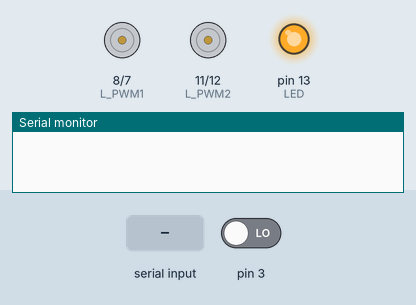
Simulated run of this sketch. Board: Arduino Mega 2560, built with avr-gcc and run on an emulated ATmega2560. Parts: motor-driver pin pairs drawn as motors (green arrow = first pin HIGH = forward, orange = second pin HIGH = backward, longer = more drive, scaled by the enable pin), output pins drawn as LEDs (lit = HIGH), the last lines printed to the serial monitor. The test bench sets the inputs (shaded band); at power-on: pin 3 LOW.

Above: at 1.2 s.
1.3 s: "90,45\n" received over the second serial link
At 1.7 s:
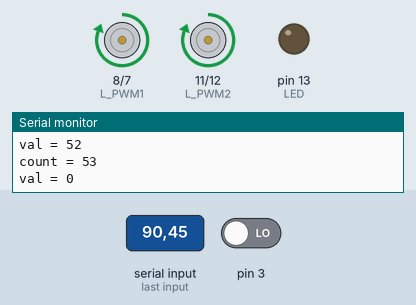
Timing chart, 0 to 4.3 s (numbered marks = the images above; inputs shaded):
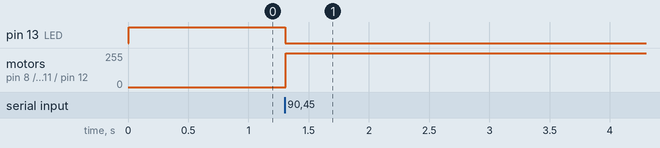

Measured:
- after the input at 1.3 s, pin 13 (LED): HIGH → LOW at once; motor on pin 8 (L_PWM1) / pin 7 (R_PWM1), motor on pin 11 (L_PWM2) / pin 12 (R_PWM2): stopped → forward 255/255 at once

The sketch:

dist_car.ino
```cpp
const uint8_t EN1    = 6;       //Правые колёса
const uint8_t L_PWM1 = 8;
const uint8_t R_PWM1 = 7;
const uint8_t EN2    = 10;      //Левые колёса
const uint8_t L_PWM2 = 11;
const uint8_t R_PWM2 = 12;
const float rad = 0.06;          //Радиус колёс, м
int val;
int LED = 13;
int times = 0;
int times_prev = 0;
int del;
float num_rev;               //Кол-во оборотов колеса
float d = 0;
int stop_flag = 0;
int direct;
int count = 0;
int flag = 0;
int flag_ch = 0;
float distanse;
int flag_dist = 0;

void move_forvard() {
    delay(2);
    digitalWrite(L_PWM1, LOW );
    digitalWrite(R_PWM1, HIGH);
    analogWrite (EN1,    140 );
    delay(2);
    digitalWrite(L_PWM2, LOW );
    digitalWrite(R_PWM2, HIGH);
    analogWrite (EN2,    140 );
}

void move_back() {
    delay(2);
    digitalWrite(L_PWM1, HIGH);
    digitalWrite(R_PWM1, LOW );
    digitalWrite(EN1,    140 );
    delay(2);
    digitalWrite(L_PWM2, HIGH);
    digitalWrite(R_PWM2, LOW );
    digitalWrite(EN2,    140 );
}

void stop_move() {
    delay(2);
    digitalWrite(L_PWM1, HIGH);
    digitalWrite(R_PWM1, HIGH);
    analogWrite (EN1,    0 );
    delay(2);
    digitalWrite(L_PWM2, HIGH);
    digitalWrite(R_PWM2, HIGH);
    analogWrite (EN2,    0 );
}

void turn_right() {
    delay(2);
    digitalWrite(L_PWM2, LOW );    //Правые колеса вперед
    digitalWrite(R_PWM2, HIGH);
    analogWrite (EN2,    140 );
    delay(2);
    digitalWrite(L_PWM1, HIGH);    //Левые колеса назад
    digitalWrite(R_PWM1, LOW );
    analogWrite (EN1,    140 );
}

void turn_left() {
    delay(2);
    digitalWrite(L_PWM1, LOW );    //Левые колеса вперед
    digitalWrite(R_PWM1, HIGH);
    analogWrite (EN1,    140 );
    delay(2);
    digitalWrite(L_PWM2, HIGH);    //Правые колеса назад
    digitalWrite(R_PWM2, LOW );
    analogWrite (EN2,    140 );

}

float dist() {                 //Вычисление пройденного расстояния в оборотах с предыдущего вызова функции
  int Htime;                //Длительность верхнего импульса
  int Ltime;                //Длительность нижнего импульса
  float obs;                //Обороты в секунду
  float fr;                 //Частота импульсов
  float obor = 0;             //Кол-во оборотов
  Htime = pulseIn(3,HIGH);
  Ltime = pulseIn(3,LOW);
  if (Htime != 0 && Ltime != 0) {
    fr = 100000/(Htime + Ltime);
  }else {
    fr = 0;
  }
  obs = fr/24;
  times_prev = times;
  times = millis();
  del = times - times_prev;
  obor = obor + obs*del/1000;
  return obor;
}

void setup() {
  Serial3.begin(9600);
  Serial.begin(9600);
  pinMode(3,   INPUT);
  pinMode(LED, OUTPUT);
  pinMode(EN1,    OUTPUT);     // Конфигурируем вывод EN1    как выход (выход Arduino, вход драйвера)
  pinMode(L_PWM1, OUTPUT);     // Конфигурируем вывод L_PWM1 как выход (выход Arduino, вход драйвера)
  pinMode(R_PWM1, OUTPUT);     // Конфигурируем вывод R_PWM1 как выход (выход Arduino, вход драйвера)
  pinMode(EN2,    OUTPUT);     // Конфигурируем вывод EN2    как выход (выход Arduino, вход драйвера)
  pinMode(L_PWM2, OUTPUT);     // Конфигурируем вывод L_PWM2 как выход (выход Arduino, вход драйвера)
  pinMode(R_PWM2, OUTPUT);     // Конфигурируем вывод R_PWM2 как выход (выход Arduino, вход драйвера)
}

void loop()
{
  /*if (millis()%500 == 0){
  Serial3.print(direct);
  Serial3.print(" c= ");
  Serial3.println(count);}*/
    //Serial.print("direct = ");
    //Serial.print(int(direct - '0'));
    //Serial.print(", count = ");
    //Serial.println(int(count - '0'));
    switch (direct) {
      case '1':                            //Поворот налево на определённый угол (2-45, 4-90, 9-180)
        //Serial.println("Turning left");
        if (count != 0){
          flag_dist = 1;
        distanse = (count - '0')/20.3;
        flag_ch = 1;
        turn_left();
        direct = 0;
        count = 0;
        }
        break;
      case '2':                                   //Движение вперед на определённое расстояние
        //Serial.println("Moving forward");
        if (count != 0){
          flag_dist = 1;
        distanse = count - '0';
        flag_ch = 1;
        move_forvard();
        //delay(20);
        direct = 0;
        count = 0;
        }
        break;
      case '3':                                  //Поворот направо на определённый угол (2-45, 4-90, 9-180)
        //Serial.println("Turning right");
        if (count != 0){
          flag_dist = 1;
        distanse = (count - '0')/20.3;
        Serial.print("distanse = ");
        Serial.println(distanse);
        flag_ch = 1;
        turn_right();
        direct = 0;
        count = 0;
        }
        break;
      case '4':                                  //Движение назад на определённое расстояние
        //Serial.println("Moving back");
        if (count != 0){
          flag_dist = 1;
        distanse = count - '0';
        flag_ch = 1;
        move_back();
        direct = 0;
        count = 0;
        }
        break;
     /* case 83:
        //Serial.println("Stop");
        stop_move();
        //digitalWrite(LED, HIGH);
        //delay(500);
        //digitalWrite(LED, LOW);
        break;*/
}

  if (flag_ch == 1){
    if (flag_dist == 1) {
      dist();
      flag_dist = 0;
    }
    Serial.print("d = ");
    Serial.print(d);
    d = d + 2*PI*rad*dist();
    Serial.println(d);
  }


if (!Serial3.available()){
  if (flag_ch == 0 || d > distanse){
  stop_move();
  flag_ch = 0;
  d = 0;
  digitalWrite(LED, HIGH);
  } else {
    digitalWrite(LED, LOW);
  }
} else {
  digitalWrite(LED, LOW);
}
}

void serialEvent3() {
  if (Serial3.available())
  {
    val = Serial3.read();
    if (flag == 1) {
      flag = 0;
      count = val;
      Serial.print("count = ");
      Serial.println(count);
      val = 0;
    }
    Serial.print("val = ");
    Serial.println(val);
        switch (val) {
      case 'a':
        flag_ch = 0;
        //Serial.println("Turning left");
        turn_left();
        delay(28);
        break;
      case 'w':
        flag_ch = 0;
        //Serial.println("Moving forward");
        move_forvard();
        delay(28);
        break;
      case 'd':
        flag_ch = 0;
        //Serial.println("Turning right");
        turn_right();
        delay(28);
        break;
      case 's':
        flag_ch = 0;
        //Serial.println("Moving back");
        move_back();
        delay(28);
        break;
      case 32:
        flag_ch = 0;
        //Serial.println("Stop");
        stop_move();
        //digitalWrite(LED, HIGH);
        //delay(500);
        //digitalWrite(LED, LOW);
        break;
      case '1':
        flag_ch = 0;
        flag = 1;
        direct = '1';
        break;
      case '2':
        flag_ch = 0;
        flag = 1;
        direct = '2';
        break;
      case '3':
        flag_ch = 0;
        flag = 1;
        direct = '3';
        break;
      case '4':
        flag_ch = 0;
        flag = 1;
        direct = '4';
        break;
}

  }
}
```
